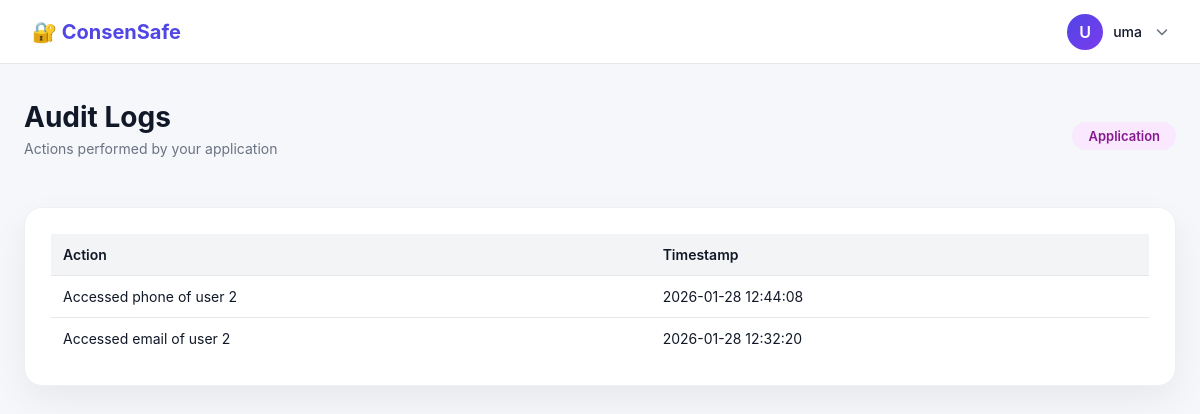
/audit-logs (signed in), run on an earlier commit of the app's database.
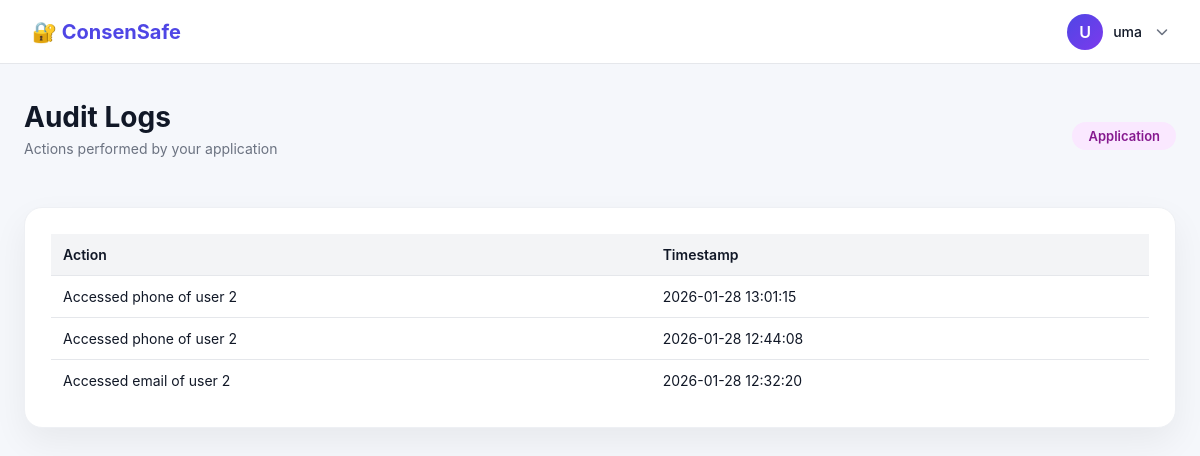
And on a later commit of the database.
### tables this page shows
CREATE TABLE audit_logs (
            id INTEGER PRIMARY KEY AUTOINCREMENT,
            actor_id INTEGER NOT NULL,
            action TEXT NOT NULL,
            timestamp DATETIME DEFAULT CURRENT_TIMESTAMP,
            FOREIGN KEY (actor_id) REFERENCES users(id)
        );

### app.py (the view, shortened to what this page needs)
@app.route("/audit-logs")
def audit_logs():
    role = session.get("role")
    if role not in ("app", "admin"):
        return "Unauthorized", 403
    conn = get_db()
    if role == "app":
        logs = conn.execute("""
            SELECT action, timestamp
            FROM audit_logs
            WHERE actor_id = ?
            ORDER BY timestamp DESC
        """, (session["user_id"],)).fetchall()
    conn.close()
    return render_template("audit_logs.html", logs=logs, role=role)

### app.py (called while the page is built)
def get_db():
    conn = sqlite3.connect(DB_NAME)
    conn.row_factory = sqlite3.Row
    return conn

@app.before_request
def enforce_session_timeout():
    if "user_id" in session:
        now = time.time()
        last = session.get("last_activity")
        if last and now - last > 600:
            session.clear()
            return redirect(url_for("login"))
        session["last_activity"] = now

### templates/audit_logs.html (shortened to what this page needs)
{% extends "base.html" %}
{% block content %}
<div class="dashboard">
  <div class="dashboard-header">
    <div>
      <h1>Audit Logs</h1>
      <p class="welcome-text">
        {% if role == 'admin' %}
          System-wide security audit trail
        {% else %}
          Actions performed by your application
        {% endif %}
      </p>
    </div>
    {% if role == 'admin' %}
      <span class="role-badge admin">Administrator</span>
    {% else %}
      <span class="role-badge app">Application</span>
    {% endif %}
  </div>
  <div class="section">
    <div class="dashboard-card" style="overflow-x:auto">
      <table class="consent-table">
        <thead>
          <tr>
            <th>Action</th>
            <th>Timestamp</th>
          </tr>
        </thead>
        <tbody>
          {% for log in logs %}
          <tr>
            <td>{{ log.action }}</td>
            <td>{{ log.timestamp }}</td>
          </tr>
          {% endfor %}
        </tbody>
      </table>
    </div>
  </div>
</div>
{% endblock %}

### templates/base.html (shortened to what this page needs)
<!DOCTYPE html>
<html lang="en">
<head>
  <link rel="stylesheet" href="{{ url_for('static', filename='pro.css') }}">
  <link rel="stylesheet"
        href="https://cdnjs.cloudflare.com/ajax/libs/font-awesome/6.5.0/css/all.min.css">
</head>
<body>
<nav class="navbar">
  <div class="logo">
    🔐 ConsenSafe
  </div>
  {% if session.username %}
  <div class="user-menu">
    <div class="user-avatar" onclick="toggleDropdown()">
      <div class="avatar-circle">
        {{ session.username[0]|upper }}
      </div>
      <span class="avatar-name">{{ session.username }}</span>
      <i class="fa-solid fa-chevron-down"></i>
    </div>
  </div>
  {% endif %}
</nav>
{% block content %}{% endblock %}
</body>
</html>

### static/pro.css (style rules this page uses)
* { box-sizing: border-box; }
html, body { height: 100%; }
body { margin: 0; font-family: 'Inter', system-ui, -apple-system, BlinkMacSystemFont, sans-serif; color: #111827; background: #f5f7fb; }
.navbar { height: 64px; padding: 0 32px; display: flex; justify-content: space-between; align-items: center; background: #ffffff; border-bottom: 1px solid #e5e7eb; }
.logo { font-weight: 700; font-size: 20px; color: #4f46e5; }
.user-menu { position: relative; }
.user-avatar { display: flex; align-items: center; gap: 10px; cursor: pointer; }
.avatar-circle { width: 36px; height: 36px; border-radius: 50%; background: linear-gradient(135deg, #4f46e5, #7c3aed); color: #ffffff; display: flex; align-items: center; justify-content: center; font-weight: 600; }
.avatar-name { font-size: 14px; font-weight: 500; }
.dashboard { max-width: 1200px; margin: 0 auto; padding: 36px 24px 80px; }
.dashboard-header { display: flex; justify-content: space-between; align-items: center; margin-bottom: 28px; }
.dashboard-header h1 { margin: 0; font-size: 28px; }
.welcome-text { margin-top: 6px; font-size: 14px; color: #6b7280; }
.role-badge { padding: 6px 16px; border-radius: 999px; font-size: 13px; font-weight: 600; }
.role-badge.app { background: #fae8ff; color: #86198f; }
.section { margin-top: 36px; }
.dashboard-card { background: #ffffff; border-radius: 18px; padding: 26px; box-shadow: 0 14px 35px rgba(0,0,0,0.06); border: 1px solid #eef0f4; transition: transform 0.25s ease, box-shadow 0.25s ease; }
.user-avatar i { font-size: 12px; margin-left: 4px; color: #6b7280; }
.consent-table { width: 100%; border-collapse: collapse; font-size: 14px; }
.consent-table th { text-align: left; padding: 12px; background: #f3f4f6; font-weight: 600; }
.consent-table td { padding: 12px; border-top: 1px solid #e5e7eb; }

What changed in the data, as far as the page shows it:
added audit_logs: action "Accessed phone of user 2", timestamp "2026-01-28 13:01:15"
